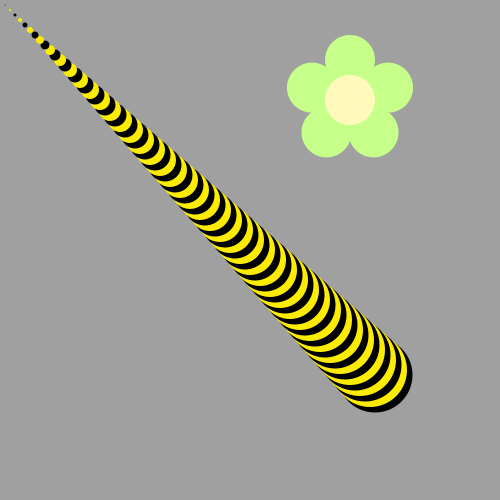
Frame 1 (no input)
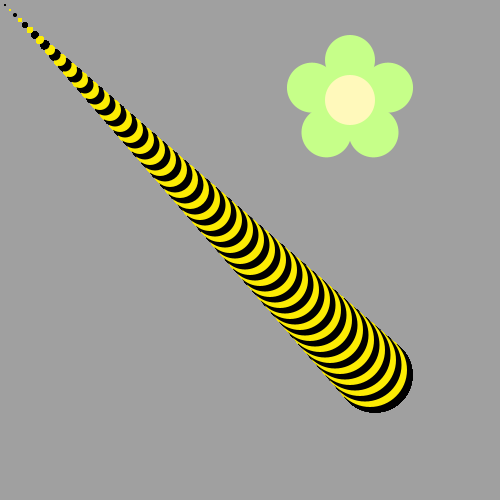
Frame 60 (the mouse pressed at the canvas centre just before this capture)
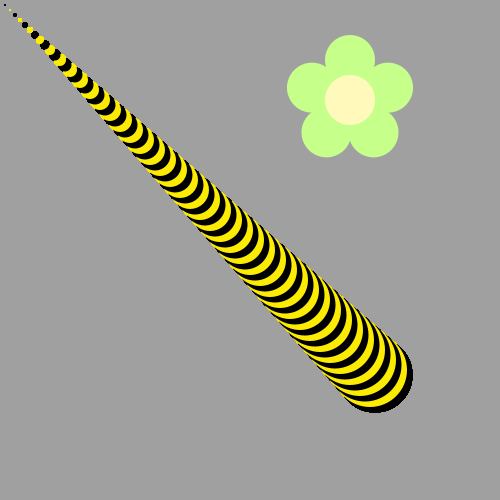
Frame 120 (the mouse held since frame 60 and released just before this capture)

The Processing sketch that drew these frames (run headless with seeded random() and noise(); from frame 60 on, the mouse is pressed at the canvas centre):

// Processing sketch: bumble_bee
// ── bumble_bee.pde
void draw() {
for (int i = 75; i > 0; i--) {
  if(i%2==0){
   fill(252, 236, 3);
    }else{
      fill(0,0,0);
    }
    ellipse(i*5,i*5,i*1,i*1);
}
  /*Use a loop to make a body for the Bee!
Then put his head on using drawBeeFace(x,y)
Use Modulo to make the colors alternate 
*/
}

void drawFlower(int x, int y) {
     noStroke();
     translate(x, y);
     // draw 5 petals, rotating after each one
     fill(#c6ff89);      // green
      for (int i = 0; i < 5; i++) {
           ellipse(0, -40, 50, 50);
          rotate(radians(72));
     }
     fill(#fff9bb); // light yellow
     ellipse(0, 0, 50, 50);
} 
void drawBeeFace(int BeeFaceX, int BeeFaceY) {
     noStroke();
     fill(0, 0, 0);
     stroke(1);
     strokeWeight(5);
     line(BeeFaceX-10, BeeFaceY-27, BeeFaceX-17, BeeFaceY-50);
     line(BeeFaceX+10, BeeFaceY-27, BeeFaceX+17, BeeFaceY-50);
     ellipse(BeeFaceX-17, BeeFaceY-50, 10, 10);
     ellipse(BeeFaceX+17, BeeFaceY-50, 10, 10);
     noStroke();
     fill(255, 251, 28);
     ellipse(BeeFaceX, BeeFaceY, 60, 60); // face
     fill(255, 237, 209);
     fill(0,0,0);
      ellipse(BeeFaceX-10, BeeFaceY-15, 10, 10); // eyes
     ellipse(BeeFaceX+10, BeeFaceY-15, 10, 10);
      ellipse(BeeFaceX, BeeFaceY-5, 10, 10); // nose
      ellipse(BeeFaceX, BeeFaceY+10, 20, 10);// mouth
     fill(255, 251, 28);
     ellipse(BeeFaceX, BeeFaceY+5, 20, 6);
}

void setup() {
     ellipseMode(CENTER);
     size(500, 500);
     background(160, 160, 160);
      drawFlower(350, 100);
}
